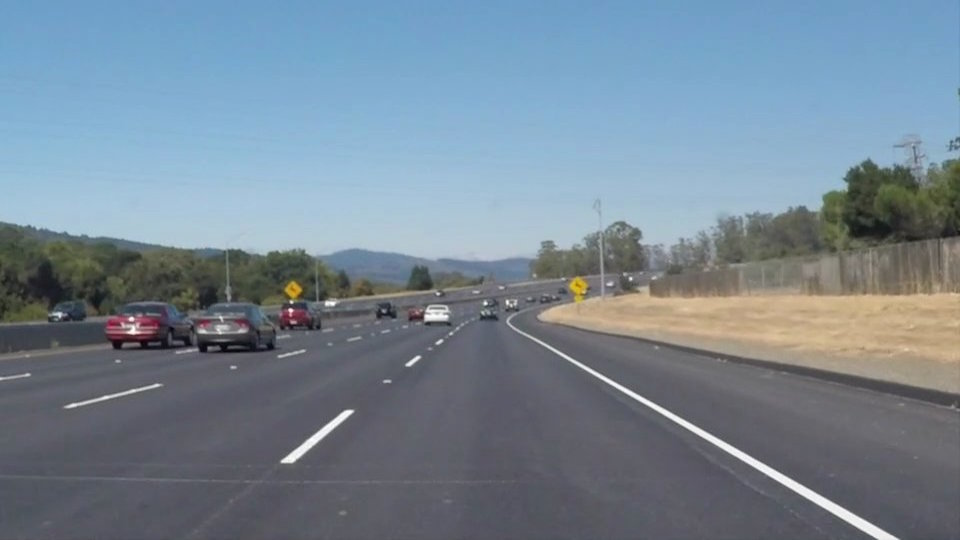
#> input picture visionProject/cosmo_test/v2-b40621ccca1d9a432adf1442dcc69540_b.jpg, 960 x 540 px, found by its file name
$ python test0.py
#> lines starting #> are read from the running program, lines starting #| are printed output that depends on the picture; after the words box and inside, x2 and y2 are one past the last pixel; in counts of white or black regions, pixels touching at a corner belong together
import cv2
import numpy as np

input_image = cv2.imread(r'C:\Users\admin\Documents\work\visionProject\cosmo_test\v2-b40621ccca1d9a432adf1442dcc69540_b.jpg')
#> input_image is the input picture: shape (540, 960, 3); mean B, G, R 148.1, 134.5, 118.5
print(input_image)
#> (printed output is left out)
cv2.imshow(winname="input_image", mat=input_image)
# cv2.waitKey()

gaussian_image = cv2.GaussianBlur(input_image , (5,5), 10)
cv2.imshow(winname="gaussian_image", mat=gaussian_image)
# cv2.waitKey()

gray_image = cv2.cvtColor(input_image, cv2.COLOR_BGR2GRAY)
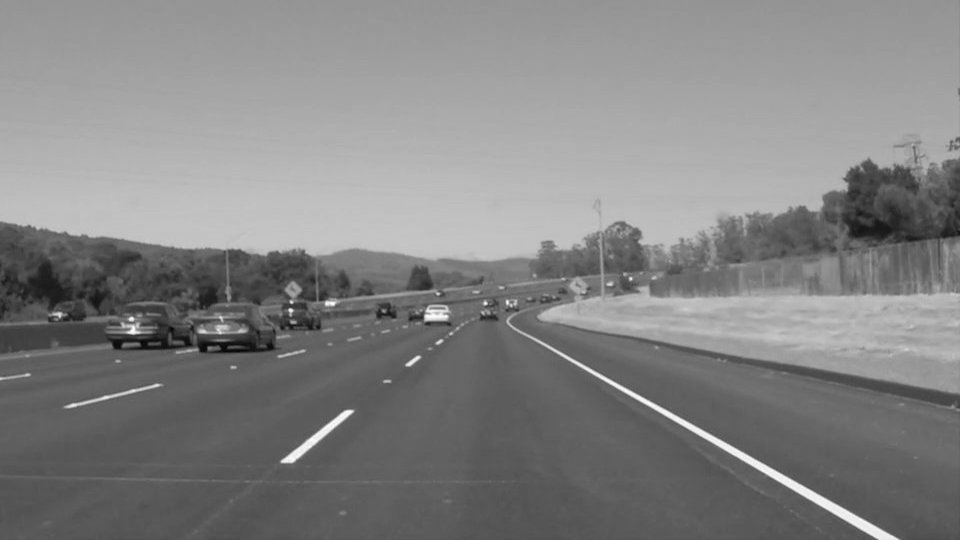
#> gray_image: shape (540, 960); min 5, max 255, mean 131.2
cv2.imshow(winname="gray_image", mat=gray_image)
# cv2.waitKey()

edge_img = cv2.Canny(gray_image,32,128)
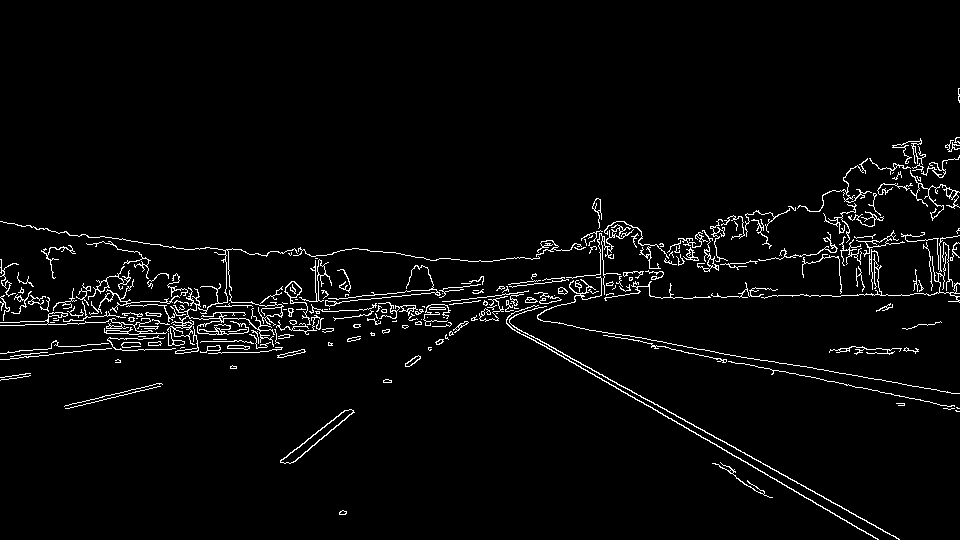
#> edge_img: shape (540, 960); 3.2% white in thin lines or dots, all inside (x1, y1, x2, y2) = (0, 88, 960, 540)
cv2.imshow(winname="edge_img", mat=edge_img)
# cv2.waitKey()

poly_pts = np.array([[[0,368],[300,210],[340,210],[640,368]]])
mask = np.zeros_like(gray_image)
cv2.fillPoly(mask, poly_pts, (122,122,122))
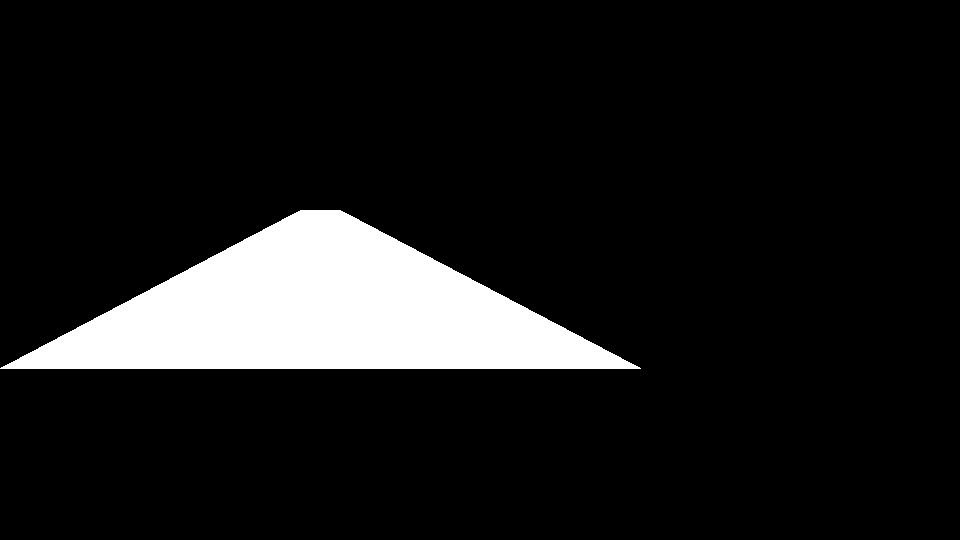
#> mask: shape (540, 960); values 0 (black) and 122 (white), 10.5% white; 1 white region, box (x1, y1, x2, y2) and area: (0, 210, 641, 369) 54361
img_mask = cv2.bitwise_and(gray_image, mask)
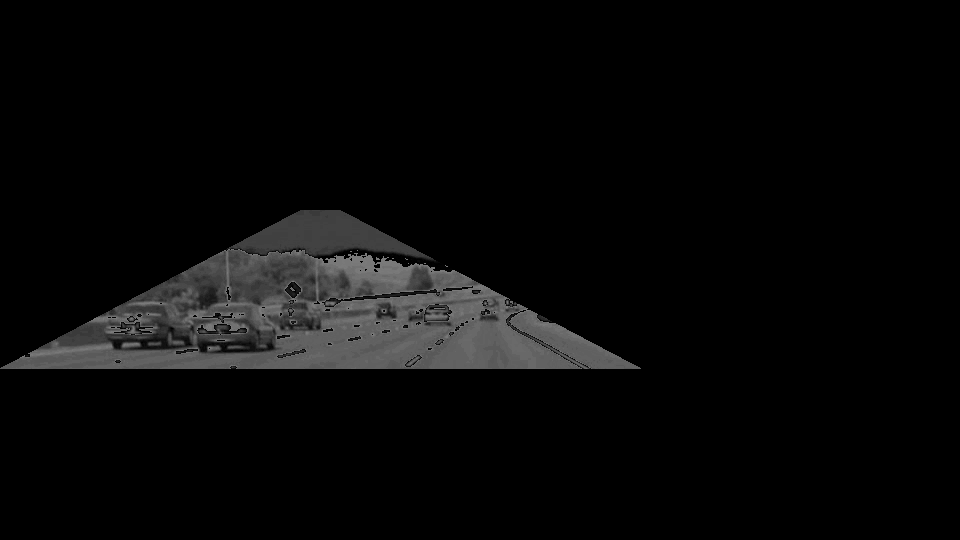
#> img_mask: shape (540, 960); min 0, max 122, mean 8.4
cv2.imshow(winname="img_mask", mat=img_mask)
cv2.waitKey()
